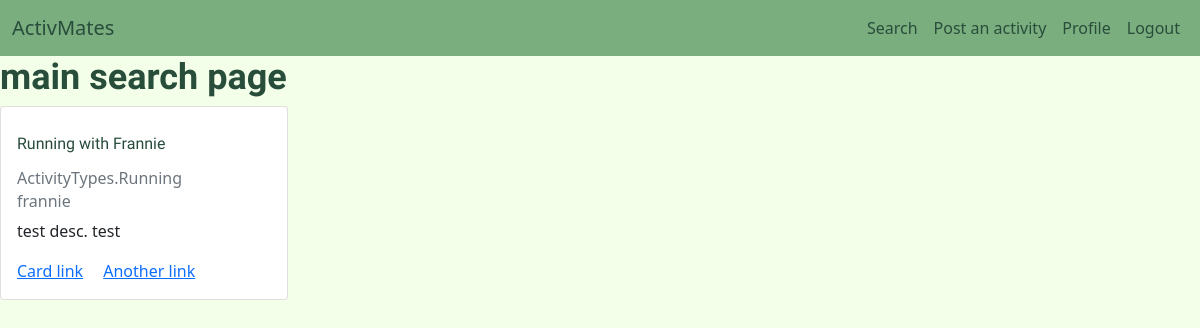
The app's page /main-search (signed in) with its own data.
### activmatesApp/models.py (models this page shows, shortened)
class Activity(db.Model):
    __tablename__ = 'activities'
    id = db.Column(db.Integer, primary_key=True)
    title = db.Column(db.String(200), nullable=False)
    type = db.Column(db.Enum(ActivityTypes), nullable=False, default=ActivityTypes.Running)
    description = db.Column(db.Text, nullable=False)
    date_posted = db.Column(db.DateTime, nullable=False,
                            default=datetime.utcnow)
    profile_id = db.Column(db.Integer, db.ForeignKey('profiles.id'), nullable=False)
    activity_type = db.relationship('ActivityType', backref='activity_type', lazy=True)

class User(db.Model, UserMixin):
    __tablename__ = 'users'
    id = db.Column(db.Integer, primary_key=True)
    username = db.Column(db.String(20), unique=True, nullable=False)
    email = db.Column(db.String(120), unique=True, nullable=False)
    password = db.Column(db.String(60), nullable=False)
    type = db.Column(db.Enum(UserTypes), nullable=False, default=UserTypes.Regular)
    image_file = db.Column(db.String(20), nullable=False,
                           default='default.png')
    created_at = db.Column(db.DateTime, nullable=False,
                           default=datetime.utcnow)
    profile = db.relationship('Profile', backref='user', lazy=True)

### activmatesApp/routes.py (the view)
@app.route('/main-search')
@login_required
def main_search():
    profiles = Profile.query.all()
    user=current_user
    activities = Activity.query.all();
    return render_template('main-search.html',
                            title='Search',
                            profiles=profiles,
                            user=user,
                            activities=activities
                            )

### activmatesApp/models.py (called while the page is built)
@login_manager.user_loader
def load_user(user_id):
    return User.query.get(int(user_id))

### activmatesApp/templates/main-search.html (shortened to what this page needs)
{% extends 'layout.html' %}
{% block body %}
<h1>main search page</h1>
        {% for activity in activities %}
        <div class="card" style="width: 18rem;">
            <div class="card-body">
              <h5 class="card-title">{{ activity.title }}</h5>
              <h6 class="card-subtitle mb-2 text-muted">{{ activity.type}}</h6>
              <h6 class="card-subtitle mb-2 text-muted">{{ user.username }}</h6>
              <p class="card-text">{{ activity.description}}</p>
              <a href="#" class="card-link">Card link</a>
              <a href="#" class="card-link">Another link</a>
            </div>
          </div>
        {% endfor %}
{% endblock %}

### activmatesApp/static/css/main.css (style rules this page uses)
body { background-color: #f3ffe8; }
#navbar a, h1, h2, h3, h4, h5 { color: #284d3b; }
h1, h2, h3, h4, h5, button { font-family: 'Titillium Web', sans-serif; line-height: 42px; }
h2, h3, h4, h5 { font-weight: 400; }
h1 { font-size: 36px; font-weight: 700; }
h5 { font-size: 16px; }

### records on screen
Activity: title "Running with Frannie", type "ActivityTypes.Running", description "test desc. test"
User: username "frannie"
